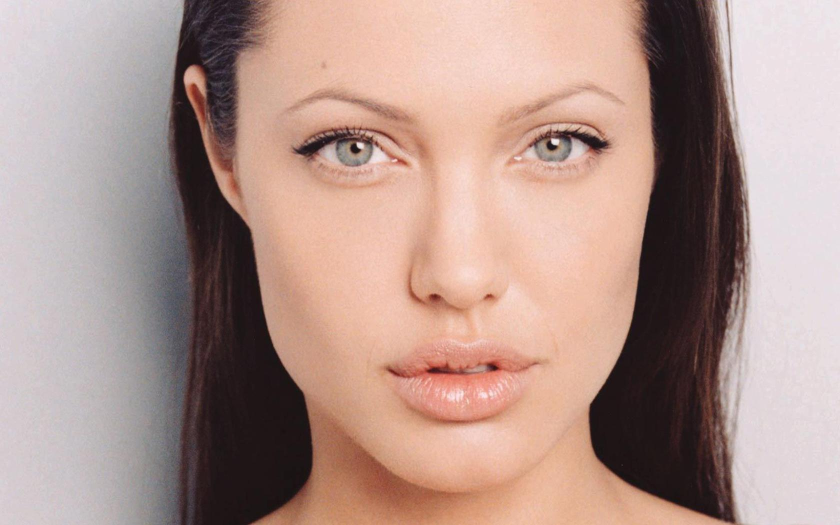
#> input picture angela.jpg, 1680 x 1050 px (shown at 1/2 size)
$ python wave_lines.py angela.jpg
#> lines starting #> are read from the running program, lines starting #| are printed output that depends on the picture
#> further down, img_np is the input picture: shape (1050, 1680, 3); mean B, G, R 141.5, 149.5, 176.6
### utils.py
#!/usr/bin/env python3
import cv2
import math

def ensure_gray(img_np):
    #convert the image to grayscale if it is not already
    if len(img_np.shape) == 3:
        img_np = cv2.cvtColor(img_np,cv2.COLOR_BGR2GRAY)
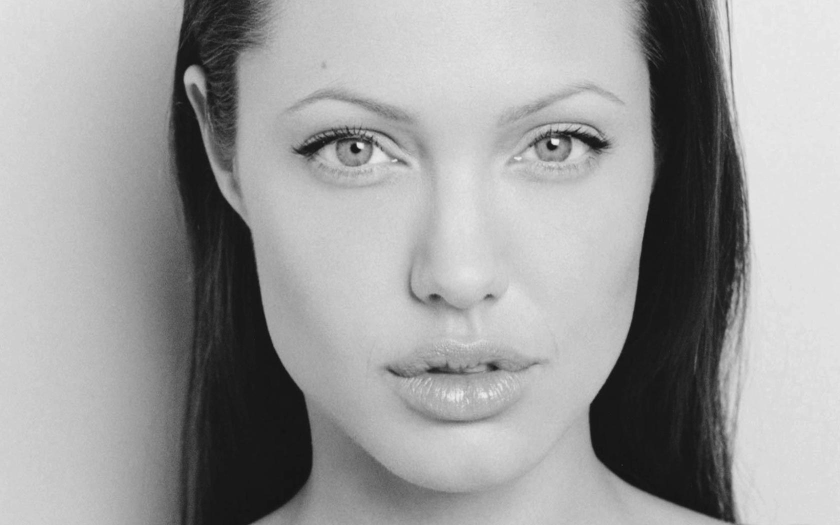
#> img_np: shape (1050, 1680) (shown at 1/2 size); min 15, max 241, mean 156.7
    return img_np

def crop_resize(img_np,out_w,out_h):
    """crops to the desired aspect ratio then resizes"""
#> called with out_w = 210, out_h = 297

    is_color = len(img_np.shape) > 2
#> is_color = False

    #calculate the aspect ratio of the paper
    target_aspect = out_w / out_h

    #get the size of the image
    image_h,image_w = img_np.shape[:2]
#> image_h = 1050; image_w = 1680

    crop_h = image_h
#> crop_h = 1050
    crop_w = crop_h * target_aspect
#> crop_w = 742.4

    if crop_w > image_w:
        crop_w = image_w
        crop_h = crop_w / target_aspect

    #get the pixel coordinates of the center crop
    x0 = int(round((image_w-crop_w)/2))
#> x0 = 469
    x1 = x0 + int(round(crop_w))
#> x1 = 1211
    y0 = int(round((image_h-crop_h)/2))
#> y0 = 0
    y1 = y0 + int(round(crop_h))
#> y1 = 1050

    #take a crop out of the image that has the same aspect ratio as the paper
    if is_color:
        img_np = img_np[y0:y1,x0:x1,:]
    else:
        img_np = img_np[y0:y1,x0:x1]
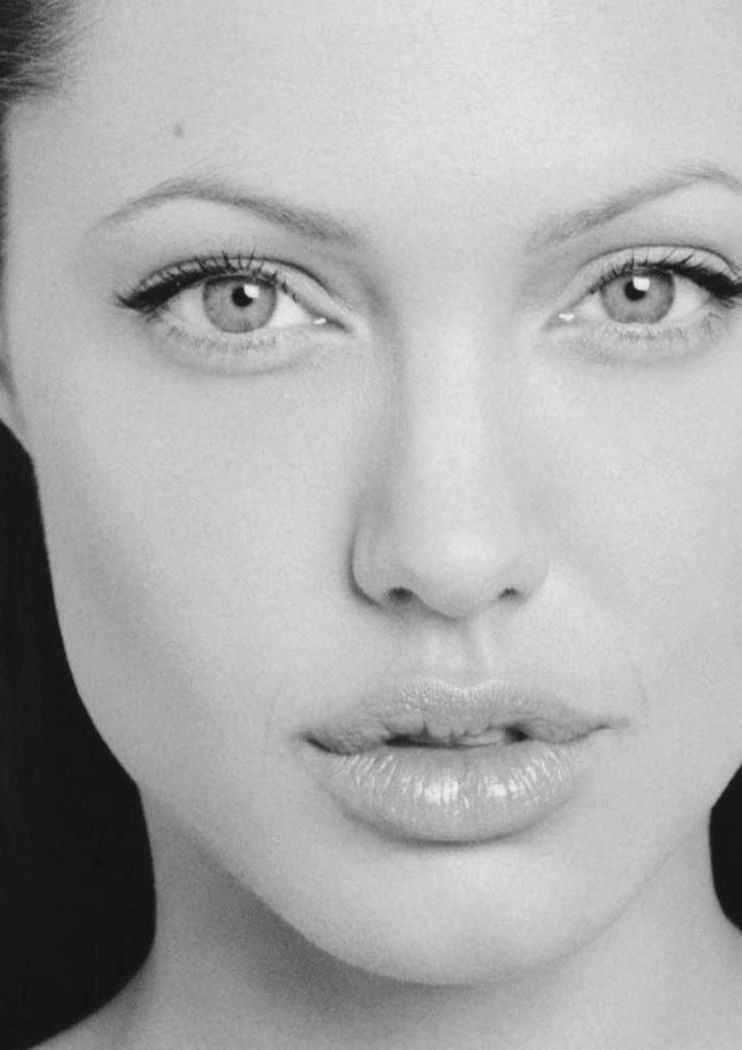
#> img_np: shape (1050, 742); min 16, max 241, mean 171.8

    #Resize the image to the desired size
    img_np = cv2.resize(img_np,(out_w,out_h))
#> img_np: shape (297, 210)

    return img_np

# [64 lines left out: functions count_points, thin_path_list, _cosine_angle, not called in this run]

### plot_path.py
#!/usr/bin/env python3

import argparse
import math
from matplotlib import pyplot as plt

def plot(path_list):
    count = 0
    for path in path_list:
        x,y = zip(*path)
        y = [-v for v in y]
        plt.plot(x,y,"-k")
        # plt.plot(x,y,"+r")

        count += len(y)

    print("count",count)
    plt.show()

### path_thin.py
#!/usr/bin/env python3
import math


def thin(path_list):
    for path in path_list:
        l = len(path)
        if l > 3:
            old_path = path.copy()
            path.clear()

            p0 = old_path[0]
            p2 = old_path[1]

            path.append(p0)
            for i in range(2,l):
                p1 = p2
                p2 = old_path[i]

                #vector betweem points p0 and p1
                v0 = [ p1[0]-p0[0], p1[1]-p0[1] ]
                #vector betweem points p1 and p2
                v1 = [ p2[0]-p1[0], p2[1]-p1[1] ]

                angle = cosine_angle(v0,v1)
                angle_deg = math.degrees(angle)

                if angle_deg > 10.0:
                    path.append(p1)
                    p0 = p1


            path.append(p2)
    return path_list


def cosine_angle(v0,v1):

    #calculate the lenght of vector one
    l0 = math.sqrt( v0[0]**2 + v0[1]**2)

    #calculate the lenght of vector two
    l1 = math.sqrt( v1[0]**2 + v1[1]**2)

    #normalise vector one
    v0[0] /= l0
    v0[1] /= l0

    #normalise vector two
    v1[0] /= l1
    v1[1] /= l1

    #do the dot product
    dot = v0[0]*v1[0] + v0[1]*v1[1]

    #calculate the angle between the vectors in radians
    angle = math.acos(dot)

    return angle


# [2 lines that do not run on import are left out]

### paper.py
#!/usr/bin/env python3
import math
def size(paper_size,orientation):
    paper_sizes = ["A0","A1","A2","A3","A4","A5","A6","A7","A8","A9","A10"]
    orientations = ["portrait", "landscape"]
    assert paper_size in paper_sizes, "Paper size muse be one of %s"%" ".join(paper_sizes)
    assert orientation in orientations, "Orientation must be either portrait or landscape"

    paper_type = paper_size[0]

    if paper_type == "A":
        i = int(paper_size[1:])
        a_const = 1.0 * math.pow(2.0,1/4)
        w = a_const*math.pow( 2, -(i+1)/2 )
        h = a_const*math.pow( 2, -i/2 )

    if orientation == "landscape":
        w,h = h,w

    return w,h


# [6 lines that do not run on import are left out]

### wave_lines.py
#!/usr/bin/env python3
import argparse
import math
import numpy as np
import cv2
import json
import os

import paper
import plot_path
import path_thin
import utils

img_debug = True

class WaveLines():

    def draw_image(self,img_np,paper_size,paper_orientation,num_lines,border):

        if img_debug: cv2.imshow("raw image",img_np)
        img_np = utils.ensure_gray(img_np)

        #Resize the image to a nominal size so that blurs and effects are proportionate
        image_w,image_h = paper.size("A4",paper_orientation)
        image_w = int(round(image_w*1000))
        image_h = int(round(image_h*1000))
        img_np = utils.crop_resize(img_np,image_w,image_h)
        if img_debug: cv2.imshow("nominal size",img_np)


        #do histagram equalisation to spread the intensities out
        img_np = cv2.equalizeHist(img_np)
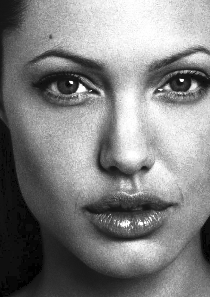
#> img_np: shape (297, 210); min 0, max 255, mean 129.1
        cv2.namedWindow("hist image",0)
        if img_debug: cv2.imshow("hist image",img_np)

        #blur the image to smooth it out
        k = 7
        img_np = cv2.GaussianBlur(img_np,(k,k),0)
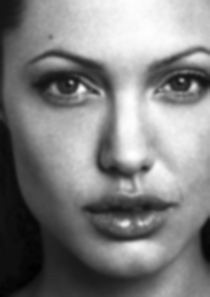
#> img_np: shape (297, 210); min 1, max 254, mean 129.1
        img_np = cv2.GaussianBlur(img_np,(k,k),0)
        # img_np = cv2.GaussianBlur(img_np,(k,k),0)
        if img_debug: cv2.imshow("blur",img_np)

        paper_w, paper_h = paper.size(paper_size,paper_orientation)
        draw_h = paper_h - 2*border
        draw_w = paper_w - 2*border

        #calculate the distance in between lines
        line_spacing = image_h / num_lines #pixels

        #The maximum amplitute of a wave is half the line spacing
        max_amplitute = line_spacing / 2 #pixels


        min_wave_length = line_spacing / 3 #pixels
        step_dist = 0.1  #pixels

        path_list = []

        path_count = 0
        point_count = 0

        for line_i in range(num_lines):
            line_y_center = line_spacing*(0.5+line_i)
            x = 0.0
            y = line_y_center
            theta = 0.0

            pixel_intensity = 0.0

            path = []
            path_list.append(path)
            path_count += 1

            first_point = True

            #scan accros the image
            while x < image_w:

                xi = int(x)
                yi = int(line_y_center)

                #0 white 1 black
                new_pixel_intensity = 1.0 - float(img_np[yi,xi] / 255)

                if first_point:
                    first_point = False
                    pixel_intensity = new_pixel_intensity

                #use lowpass filter to smooth out changes in pixel intensities
                pixel_intensity += 0.1 * (new_pixel_intensity - pixel_intensity)


                #the ratio between x and theta
                theta_ratio = pixel_intensity * 2*math.pi/min_wave_length

                #the x step is adjusted so that it takes smaller steps when its on stepper parts of the sign wave
                x_step = math.sqrt( step_dist**2/ (1 + theta_ratio**2 * math.cos(theta)**2))

                #step the x position along
                x += x_step

                #step the theata along acording to the theta ratio
                theta += x_step * theta_ratio

                #calculate the y position.
                y = line_y_center + max_amplitute * pixel_intensity * math.sin(theta)

                #scale from image coordinates to paper coordinates with border
                x_draw = x / image_w * draw_w + border
                y_draw = y / image_h * draw_h + border

                #append this point to the path
                path.append((x_draw,y_draw))
                point_count += 1
#> after the loop, path_count = 40; path_list = 40 items; point_count = 114981

        cv2.waitKey(1)

        print("path_count",path_count)
#| path_count 40
        print("point_count", point_count)
#| point_count 114981
        return path_list


if __name__ == "__main__":
    print("Hello There!")
    parser = argparse.ArgumentParser()
    parser.add_argument("img_path", type=str, help="file path to an image" )
    args = parser.parse_args()


    img_np = cv2.imread(args.img_path)
    # img_np = cv2.cvtColor(img_np,cv2.COLOR_BGR2GRAY)
    wl = WaveLines()
    path_list = wl.draw_image(img_np, "A4", "portrait", 40,0.005)
#> path_list = 40 items
    plot_path.plot(path_list)
#> the loop in plot, `for path in path_list:` made 40 passes
#> count on passes 1 to 12: 2444, 4882, 7313, 9729, 12115, 14482, 16941, 19588, 22400, 25512, 28838, 31984
#> after the loop in plot, `for path in path_list:`: count = 114981
#| count 114981
#> in plot, `plt.show()`:
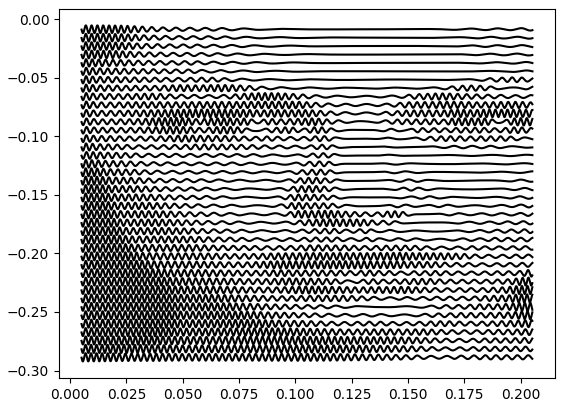
#> figure drawn by matplotlib, 1 panel; curve peaks at x = 0.00694, y = -0.0053; curve peaks at x = 0.00694, y = -0.0125; curve peaks at x = 0.00694, y = -0.0197
    path_list = path_thin.thin(path_list)
#> the loop in thin, `for path in path_list:` made 40 passes
#> l on pass 1: 2444


    output_path = ".".join(args.img_path.split(".")[:-1]) + ".json"
    print(output_path)

    with open(output_path,'w') as f:
        json.dump(path_list,f,indent=4)

    plot_path.plot(path_list)
#> the loop in plot (call 2), `for path in path_list:` made 40 passes
#| count 16930
#> in plot (call 2), `plt.show()`:
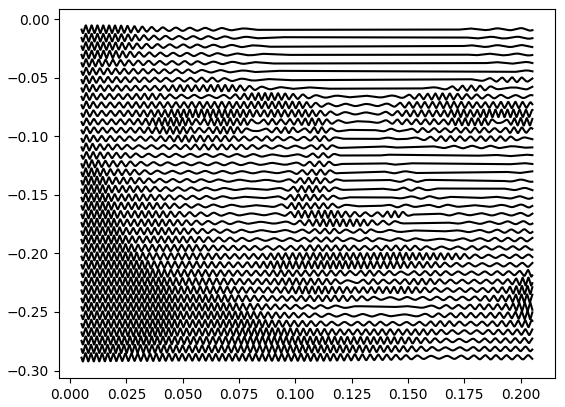
#> figure drawn by matplotlib, 1 panel; curve peaks at x = 0.00694, y = -0.0053; curve peaks at x = 0.00694, y = -0.0125; curve peaks at x = 0.00694, y = -0.0197

$ run again, on tom1.jpg
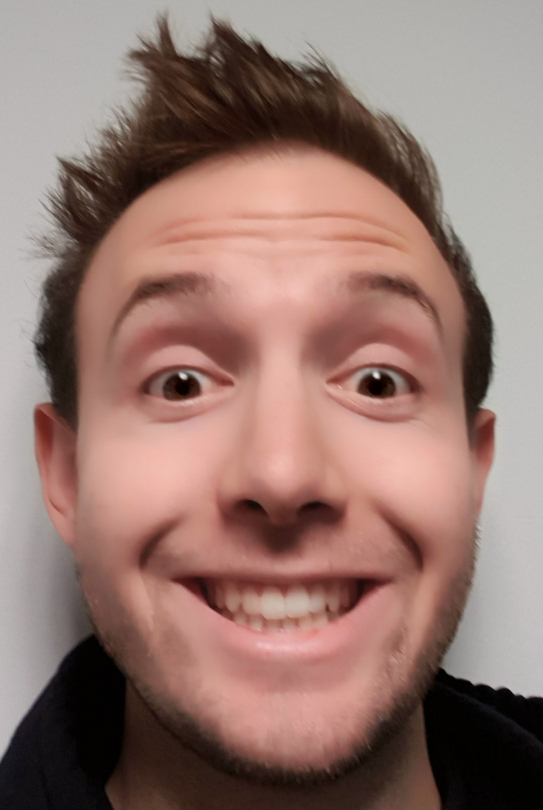
#> input picture tom1.jpg, 1086 x 1620 px (shown at 1/2 size)
#> img_np is the input picture: shape (1620, 1086, 3); mean B, G, R 111.2, 119.1, 148.6
#> in draw_image, `img_np = cv2.GaussianBlur(img_np,(k,k),0)`:
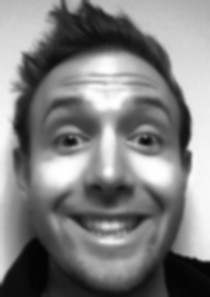
#> img_np: shape (297, 210); min 3, max 255, mean 128.2
#> after the loop in draw_image, `for line_i in range(num_lines):`: path_count = 40; path_list = 40 items; point_count = 115058
#| path_count 40
#| point_count 115058
#> `path_list = wl.draw_image(img_np, "A4", "portrait", 40,0.005)`: path_list = 40 items
#> the loop in plot, `for path in path_list:` made 40 passes
#> count on passes 1 to 8: 2436, 5028, 7778, 10557, 13436, 16454, 19482, 22363
#> after the loop in plot, `for path in path_list:`: count = 115058
#| count 115058
#> the loop in thin, `for path in path_list:` made 40 passes
#> l on pass 1: 2436
#> the loop in plot (call 2), `for path in path_list:` made 40 passes
#| count 17090
#> in plot (call 2), `plt.show()`:
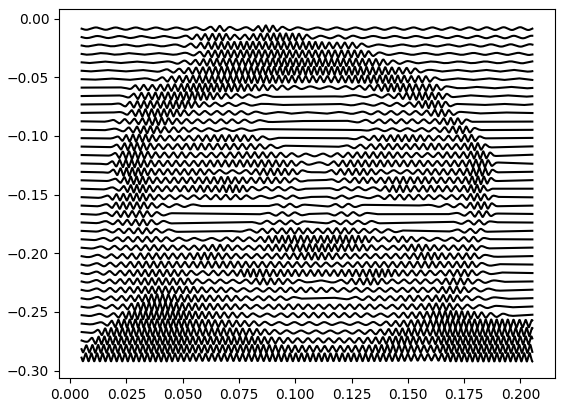
#> figure drawn by matplotlib, 1 panel; curve peaks at x = 0.0869, y = -0.00586; curve peaks at x = 0.0932, y = -0.0127; curve peaks at x = 0.0923, y = -0.0198

$ run again, on tom2.jpg
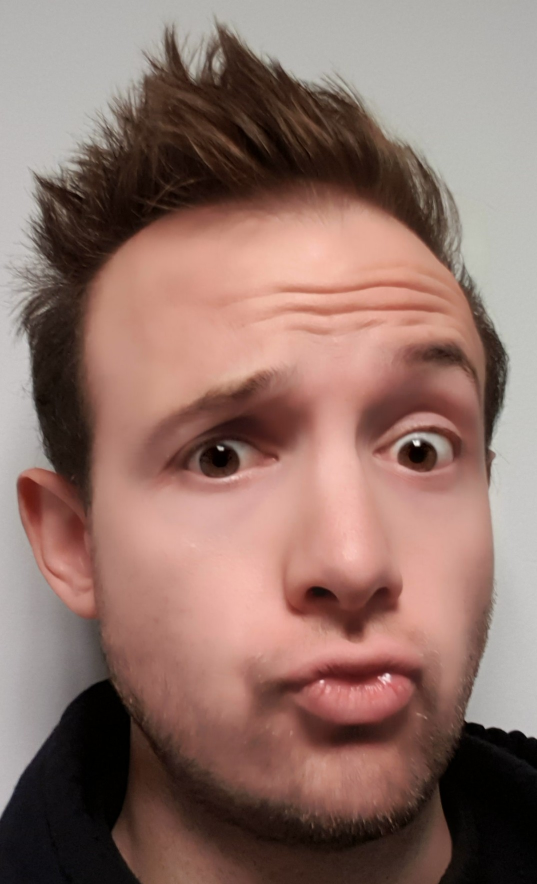
#> input picture tom2.jpg, 1073 x 1768 px (shown at 1/2 size)
#> img_np is the input picture: shape (1768, 1073, 3); mean B, G, R 105.3, 114, 143.8
#> in draw_image, `img_np = cv2.GaussianBlur(img_np,(k,k),0)`:
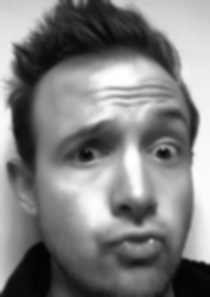
#> img_np: shape (297, 210); min 3, max 255, mean 128.2
#> after the loop in draw_image, `for line_i in range(num_lines):`: path_count = 40; path_list = 40 items; point_count = 114966
#| path_count 40
#| point_count 114966
#> `path_list = wl.draw_image(img_np, "A4", "portrait", 40,0.005)`: path_list = 40 items
#> the loop in plot, `for path in path_list:` made 40 passes
#> count on passes 1 to 8: 2551, 5303, 8152, 11056, 14121, 17344, 20650, 23825
#> after the loop in plot, `for path in path_list:`: count = 114966
#| count 114966
#> the loop in thin, `for path in path_list:` made 40 passes
#> l on pass 1: 2551
#> the loop in plot (call 2), `for path in path_list:` made 40 passes
#| count 17002
#> in plot (call 2), `plt.show()`:
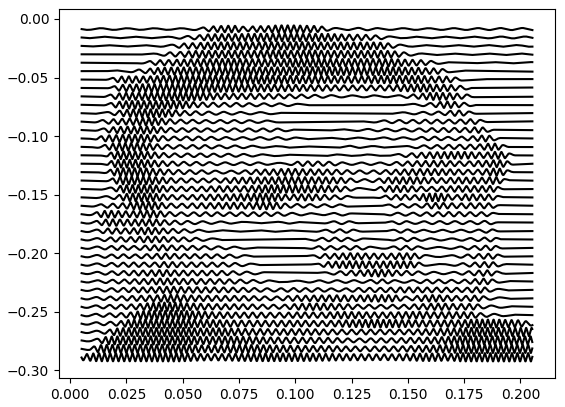
#> figure drawn by matplotlib, 1 panel; curve peaks at x = 0.0966, y = -0.00548; curve peaks at x = 0.0981, y = -0.0126; curve peaks at x = 0.103, y = -0.0197

$ run again, on tom3.jpg
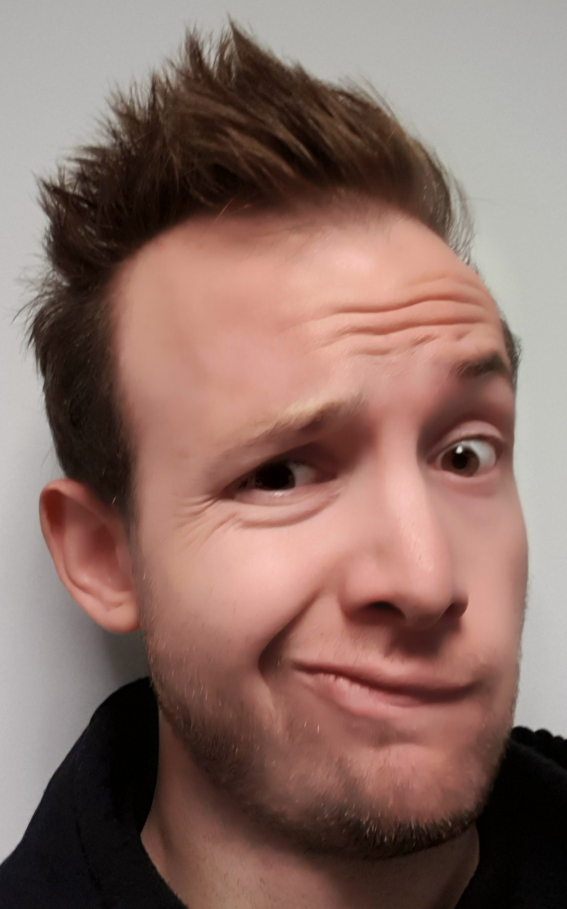
#> input picture tom3.jpg, 1133 x 1818 px (shown at 1/2 size)
#> img_np is the input picture: shape (1818, 1133, 3); mean B, G, R 102.1, 110.3, 138.5
#> in draw_image, `img_np = cv2.GaussianBlur(img_np,(k,k),0)`:
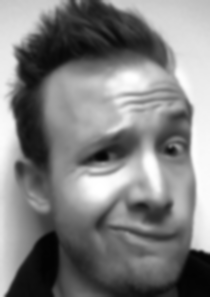
#> img_np: shape (297, 210); min 2, max 255, mean 128
#> after the loop in draw_image, `for line_i in range(num_lines):`: path_count = 40; path_list = 40 items; point_count = 115088
#| path_count 40
#| point_count 115088
#> `path_list = wl.draw_image(img_np, "A4", "portrait", 40,0.005)`: path_list = 40 items
#> the loop in plot, `for path in path_list:` made 40 passes
#> count on passes 1 to 8: 2469, 5125, 7904, 10785, 13770, 16925, 20188, 23399
#> after the loop in plot, `for path in path_list:`: count = 115088
#| count 115088
#> the loop in thin, `for path in path_list:` made 40 passes
#> l on pass 1: 2469
#> the loop in plot (call 2), `for path in path_list:` made 40 passes
#| count 16963
#> in plot (call 2), `plt.show()`:
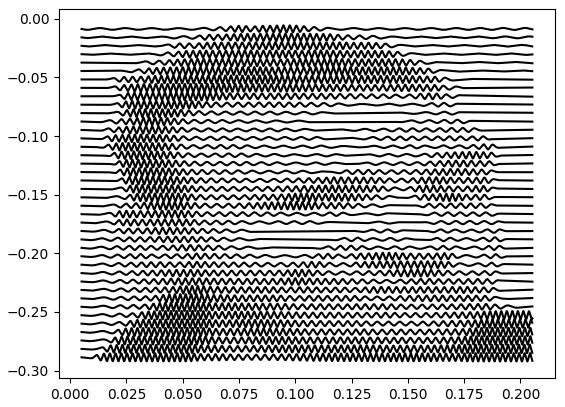
#> figure drawn by matplotlib, 1 panel; curve peaks at x = 0.0947, y = -0.00559; curve peaks at x = 0.0956, y = -0.0126; curve peaks at x = 0.102, y = -0.0199
